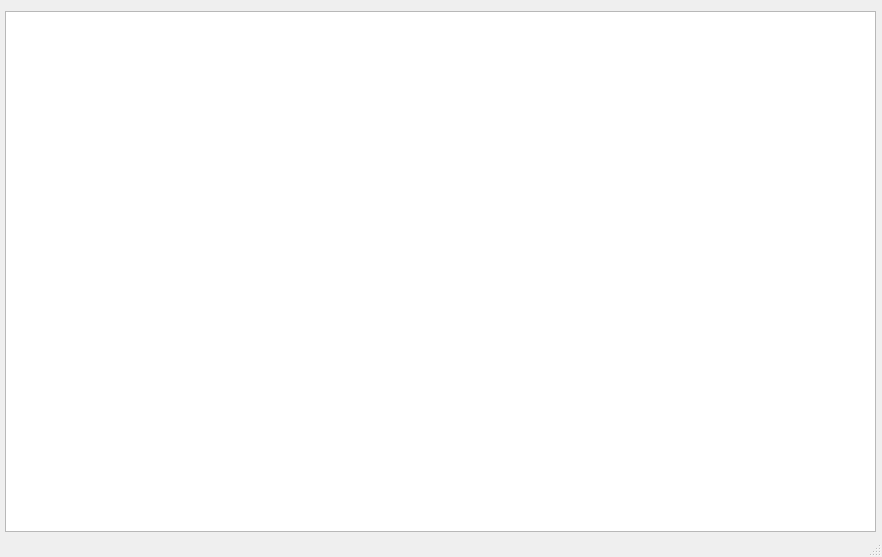
<?xml version="1.0" encoding="UTF-8"?>
<ui version="4.0">
 <class>MainWindow</class>
 <widget class="QMainWindow" name="MainWindow">
  <property name="geometry">
   <rect>
    <x>0</x>
    <y>0</y>
    <width>882</width>
    <height>557</height>
   </rect>
  </property>
  <property name="minimumSize">
   <size>
    <width>882</width>
    <height>557</height>
   </size>
  </property>
  <property name="maximumSize">
   <size>
    <width>882</width>
    <height>557</height>
   </size>
  </property>
  <property name="windowTitle">
   <string>MainWindow</string>
  </property>
  <widget class="QWidget" name="centralwidget">
   <widget class="QTableWidget" name="tableWidget">
    <property name="geometry">
     <rect>
      <x>5</x>
      <y>11</y>
      <width>871</width>
      <height>521</height>
     </rect>
    </property>
   </widget>
  </widget>
  <widget class="QStatusBar" name="statusbar"/>
 </widget>
 <resources/>
 <connections/>
</ui>
